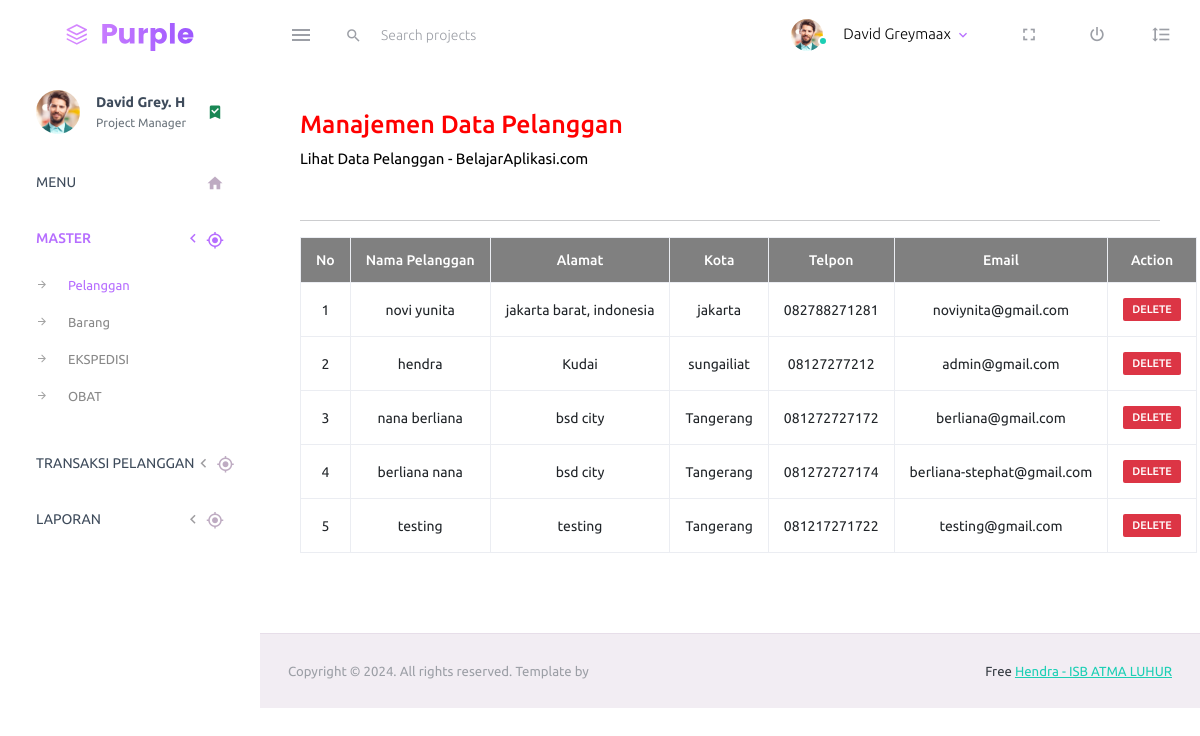
/admin/index.php/pelanggan, run on the app's committed database.
### tables this page shows
CREATE TABLE pelanggan (
    kd_pelanggan INT(3) PRIMARY KEY AUTO_INCREMENT,
    nama_pelanggan VARCHAR(50) NOT NULL,
    alamat_pelanggan VARCHAR(100) NOT NULL,
    kota_pelanggan VARCHAR(50) NOT NULL,
    telp_pelanggan VARCHAR(15) NOT NULL,
    email_pelanggan VARCHAR(100) NOT NULL,
    password VARCHAR(50) NOT NULL
);

### admin/application/views/layout/konten.php (called while the page is built)
<?php
	if ($isi) {
		$this->load->view($isi);
	}
?>

### admin/application/views/layout/wrapper.php (called while the page is built)
<?php
	require_once('header.php');
	require_once('menu.php');
	require_once('konten.php');
	require_once('footer.php');
?>

### admin/application/controllers/Pelanggan.php (called while the page is built, shortened)
<?php
	class Pelanggan extends CI_Controller {
		public function __construct() {
			$this->load->model('Pelanggan_model');
			$this->load->model('General_model');
		}
		function index() {
			$query = $this->Pelanggan_model->data_pelanggan();
			$data = array(
				'title' => 'Halaman Dashboard Administrator E-Commerce',
				'isi'   => 'pelanggan/pelanggan_view',
				'data'  => $query
			);
			$this->load->view('layout/wrapper', $data);
		}
	}
?>

### admin/index.php (called while the page is built, shortened)
<?php
require_once BASEPATH.'core/CodeIgniter.php';

### admin/application/models/pelanggan_model.php (called while the page is built, shortened)
<?php
	class Pelanggan_model extends CI_Model {
		public function data_pelanggan() {
			$query = $this->db->query("select * from pelanggan");
			if($query->num_rows() > 0) {
				return $query->result();
			}
		}
	}
?>

### admin/application/views/pelanggan/pelanggan_view.php (the view)
<div class="row">
	<div class="col-12 grid-margin">
		<div class="card">
			<div class="card-body">
				<h3 align="left" style="color:red;">Manajemen Data Pelanggan<br></h3>
				<p align="left" style="color:black;">Lihat Data Pelanggan - BelajarAplikasi.com</p><br>
				<hr>
				<table id="tabel-akademik" class="table table-bordered" border="1">
					<thead>
						<tr class="warning" align="center" style="background: grey;color:white;font-weight: bold;">
							<th scope="col">No</th>
							<th scope="col">Nama Pelanggan</th>
							<th scope="col">Alamat</th>
							<th scope="col">Kota</th>
							<th scope="col">Telpon</th>
							<th scope="col">Email</th>
							<th scope="col">Action</th>
						</tr>
					</thead>
					<tbody>
					<?php
						$no= 1;
						if (isset($data)) {
							foreach ($data as $list) { ?>
								<tr class="active" align="center">
									<td><?php echo $no; ?></td>
									<td><?php echo $list->nama_pelanggan; ?></td>
									<td><?php echo $list->alamat_pelanggan; ?></td>
									<td><?php echo $list->kota_pelanggan; ?></td>
									<td><?php echo $list->telp_pelanggan; ?></td>
									<td><?php echo $list->email_pelanggan; ?></td>
									<td>
										<a href="<?php echo base_url() ?>pelanggan/delete/<?php echo $list->kd_pelanggan; ?>"><span
												class="badge bg-danger">DELETE</span></a>
									</td>
								</tr>
							<?php $no++;
						}
					} ?>
					</tbody>
				</table>
			</div>
		</div>
	</div>
</div>

### data on the page
pelanggan: nama_pelanggan "novi yunita", alamat_pelanggan "jakarta barat, indonesia", kota_pelanggan "jakarta", telp_pelanggan "082788271281", email_pelanggan "noviynita@gmail.com"
pelanggan: nama_pelanggan "hendra", alamat_pelanggan "Kudai", kota_pelanggan "sungailiat", telp_pelanggan "08127277212", email_pelanggan "admin@gmail.com"
pelanggan: nama_pelanggan "nana berliana", alamat_pelanggan "bsd city", kota_pelanggan "Tangerang", telp_pelanggan "081272727172", email_pelanggan "berliana@gmail.com"
pelanggan: nama_pelanggan "berliana nana", alamat_pelanggan "bsd city", kota_pelanggan "Tangerang", telp_pelanggan "081272727174", email_pelanggan "berliana-stephat@gmail.com"
pelanggan: nama_pelanggan "testing", alamat_pelanggan "testing", kota_pelanggan "Tangerang", telp_pelanggan "081217271722", email_pelanggan "testing@gmail.com"
